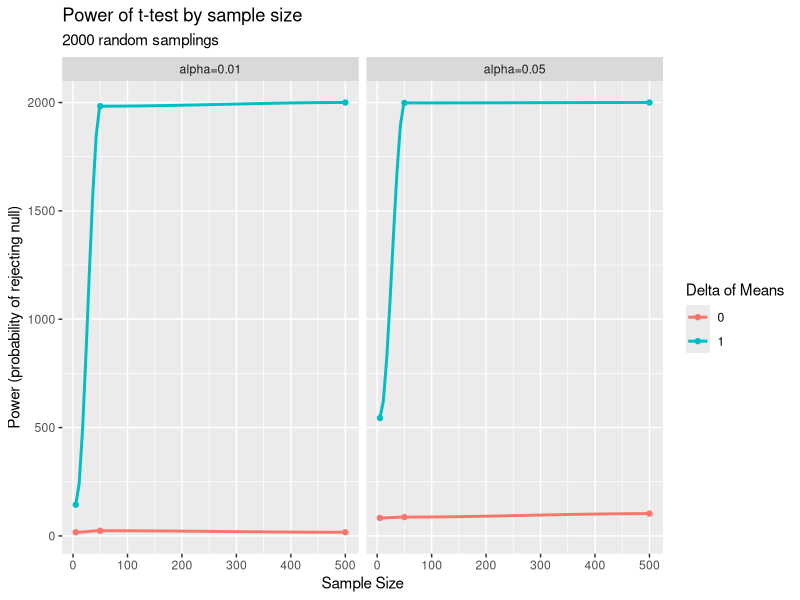
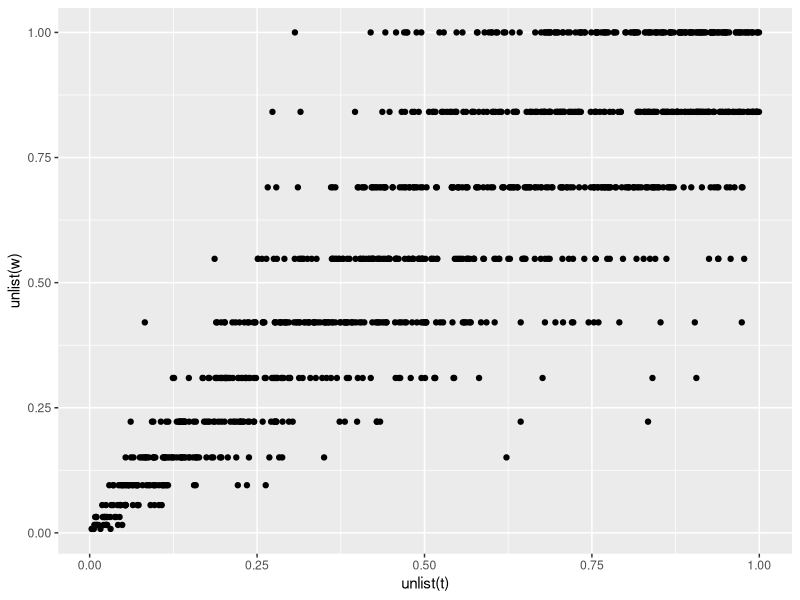
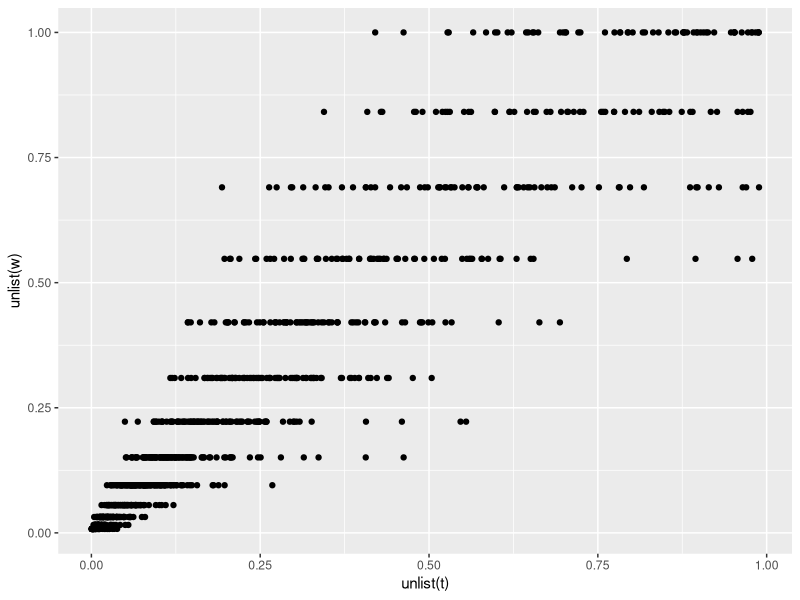

These charts were generated, in order, by the following R code:
## ---- chunk 1
knitr::opts_chunk$set(echo = TRUE)

library(ggplot2)
## ---- chunk 2
individual = c(1,2,3,4,5,6,7,8,9,10)
baseline = c(-0.24, 0.25, 1.12, -0.06, 0.46, 0.17, 0.02, 1.10, 0.55, 0.98)
stimulated = c(1.74, 2.1, 1.65, 2.65, 3.11, 2.31, 1.87, 3.21, 2.19, 1.75)
stim_data = data.frame(individual, baseline, stimulated)
## ---- chunk 3
t.test(stim_data$baseline, mu = 0)
## ---- chunk 4
t.test(x=stim_data$baseline, y=stim_data$stimulated, paired=TRUE)
## ---- chunk 5
stim_data$diff = stim_data$stimulated - stim_data$baseline

stim_data
## ---- chunk 6
t.test(stim_data$diff, mu=0)
## ---- chunk 7
set.seed(1)

group_1 = rnorm(5)
group_2 = rnorm(5)

group_1
group_2
## ---- chunk 8
t.test(x=group_1, y=group_2)

## ---- chunk 9
set.seed(1)

random_5 = function() {
  t.test(x=rnorm(5),y=rnorm(5))$p.value
}

pvalues_5 = replicate(2000, random_5())
## ---- chunk 10

rej_5.05 = sum(pvalues_5 < 0.05)

rej_5.05
## ---- chunk 11

rej_5.01 = sum(pvalues_5 < 0.01)

rej_5.01

## ---- chunk 12
set.seed(1)

random_50 = function() {
  t.test(x=rnorm(50),y=rnorm(50))$p.value
}

pvalues_50 = replicate(2000, random_50())
## ---- chunk 13

rej_50.05 = sum(pvalues_50 < 0.05)

rej_50.05
## ---- chunk 14

rej_50.01 = sum(pvalues_50 < 0.01)

rej_50.01
## ---- chunk 15
set.seed(1)

random_500 = function() {
  t.test(x=rnorm(500),y=rnorm(500))$p.value
}

pvalues_500 = replicate(2000, random_500())

rej_500.05 = sum(pvalues_500 < 0.05)
rej_500.05

rej_500.01 = sum(pvalues_500 < 0.01)
rej_500.01
## ---- chunk 16
set.seed(1)

random_5_twopops = function() {
  t.test(x=rnorm(5),y=rnorm(5, mean=1))$p.value
}

pvalues_5_twopops = replicate(2000, random_5_twopops())

rej_5_twopops.05 = sum(pvalues_5_twopops < 0.05)
rej_5_twopops.05

rej_5_twopops.01 = sum(pvalues_5_twopops < 0.01)
rej_5_twopops.01
## ---- chunk 17
set.seed(1)

random_50_twopops = function() {
  t.test(x=rnorm(50),y=rnorm(50, mean = 1))$p.value
}

pvalues_50_twopops = replicate(2000, random_50_twopops())

rej_50_twopops.05 = sum(pvalues_50_twopops < 0.05)
rej_50_twopops.05

rej_50_twopops.01 = sum(pvalues_50_twopops < 0.01)
rej_50_twopops.01

random_500_twopops = function() {
  t.test(x=rnorm(500),y=rnorm(500, mean = 1))$p.value
}

pvalues_500_twopops = replicate(2000, random_500_twopops())

rej_500_twopops.05 = sum(pvalues_500_twopops < 0.05)
rej_500_twopops.05

rej_500_twopops.01 = sum(pvalues_500_twopops < 0.01)
rej_500_twopops.01
## ---- chunk 18
delta_mean = c('0',0,0,0,0,0,1,1,1,1,1,1)
alpha = c('alpha=0.05','alpha=0.01','alpha=0.05','alpha=0.01','alpha=0.05','alpha=0.01','alpha=0.05','alpha=0.01','alpha=0.05','alpha=0.01','alpha=0.05','alpha=0.01')
sample_size = c(5,5,50,50,500,500,5,5,50,50,500,500)
prob_rej = c(rej_5.05, rej_5.01, rej_50.05, rej_50.01, rej_500.05, rej_500.01, rej_5_twopops.05, rej_5_twopops.01, rej_50_twopops.05, rej_50_twopops.01, rej_500_twopops.05,rej_500_twopops.01)

power_data = data.frame(delta_mean, alpha, sample_size, prob_rej)

power_data
## ---- chunk 19
g = ggplot(power_data, aes(x=sample_size, y=prob_rej)) +
  geom_point(aes(col=delta_mean)) +
  geom_smooth(method='loess', aes(col=delta_mean), se=FALSE)

g_facet = g + facet_wrap( ~ alpha) +
   labs(title="Power of t-test by sample size", subtitle='2000 random samplings', y="Power (probability of rejecting null)", x="Sample Size", color='Delta of Means')
   
suppressWarnings(plot(g_facet))
## ---- chunk 20
year = c(2009:2021)
donated = c(35,42,39,37,38,35,32,19,22,20,17,34,28)
total_parents = c(51,56,70,60,53,54,53,27,31,30,32,34,32)
school_data = data.frame(year, donated, total_parents)
school_data$no_donate = total_parents-donated

school_data
## ---- chunk 21
library(dplyr)

chisq.test(select(school_data, donated, no_donate))

## ---- chunk 22
group = c('old','young')

donated.lumped = c(sum(school_data$donated[1:7]), sum(school_data$donated[8:13]))

no_donate.lumped = c(sum(school_data$no_donate[1:7]), sum(school_data$no_donate[8:13]))

school.lumped = data.frame(group, donated.lumped, no_donate.lumped)

school.lumped

chi.school.lumped = chisq.test(select(school.lumped, donated.lumped, no_donate.lumped))

chi.school.lumped

chi.school.lumped$residuals
## ---- chunk 23
set.seed(100)

group_1 = rnorm(5)
group_2 = rnorm(5)

group_1
group_2
## ---- chunk 24

t.test(group_1,group_2)

p.t = t.test(group_1,group_2)$p.value

## ---- chunk 25

wilcox.test(group_1,group_2)

p.w = wilcox.test(group_1,group_2)$p.value

## ---- chunk 26
set.seed(100)

big.matrix.1 = replicate(1000, rnorm(5))
big.matrix.2 = replicate(1000, rnorm(5))

t_x = function(abc) {
  t.test(x = big.matrix.1[,abc], y = big.matrix.2[,abc])$p.value
}

p_vals.t = lapply(1:1000, t_x)

w_x = function(def) {
  wilcox.test(x = big.matrix.1[,def], y = big.matrix.2[,def])$p.value
}

p_vals.w = lapply(1:1000, w_x)

p_vals = data.frame(t=as.matrix(p_vals.t), w=as.matrix(p_vals.w))

ggplot(p_vals, aes(x=unlist(t),y=unlist(w))) + geom_point()
## ---- chunk 27
p_vals.tl = p_vals$t < 0.05
sum(p_vals.tl)

p_vals.wl = p_vals.w < 0.05
sum(p_vals.wl)
## ---- chunk 28
set.seed(10)

group_1 = rnorm(5, mean=0)
group_2 = rnorm(5, mean=1)

group_1
group_2
## ---- chunk 29
t.test(group_1, group_2)

wilcox.test(group_1, group_2)

## ---- chunk 30
set.seed(3)

big.matrix.1 = replicate(1000, rnorm(5, mean = 0))
big.matrix.2 = replicate(1000, rnorm(5, mean = 1))

t_x = function(abc) {
  t.test(x = big.matrix.1[,abc], y = big.matrix.2[,abc])$p.value
}

p_vals.t = lapply(1:1000, t_x)

w_x = function(def) {
  wilcox.test(x = big.matrix.1[,def], y = big.matrix.2[,def])$p.value
}

p_vals.w = lapply(1:1000, w_x)

p_vals = data.frame(t=as.matrix(p_vals.t), w=as.matrix(p_vals.w))

ggplot(p_vals, aes(x=unlist(t),y=unlist(w))) + geom_point()

p_vals.tl = p_vals$t < 0.05
sum(p_vals.tl)

p_vals.wl = p_vals.w < 0.05
sum(p_vals.wl)

## ---- chunk 31
set.seed(3)

big_test = function(s, m) {
  big.matrix.1 = replicate(1000, rnorm(s, mean = 0))
  big.matrix.2 = replicate(1000, rnorm(s, mean = m))
  
  t_x = function(abc) {
    t.test(x = big.matrix.1[,abc], y = big.matrix.2[,abc])$p.value
  }
  
  p_vals.t = lapply(1:1000, t_x)
  
  w_x = function(def) {
    wilcox.test(x = big.matrix.1[,def], y = big.matrix.2[,def])$p.value
  }
  
  p_vals.w = lapply(1:1000, w_x)
  
  p_vals = data.frame(t=as.matrix(p_vals.t), w=as.matrix(p_vals.w))
  
  p_vals.tl = p_vals$t < 0.05
  p_vals.tls = sum(p_vals.tl)
  
  p_vals.wl = p_vals.w < 0.05
  p_vals.wls = sum(p_vals.wl)
  
  return(c(p_vals.tls, p_vals.wls))
}

big_test(5, 0)
big_test(50, 0)

big_test(5, 1)
big_test(50, 1)

big_test(5, 5)
big_test(50, 5)

## ---- chunk 32
set.seed(10)

group_1 = rnorm(5, sd=1)
group_2 = rnorm(5, sd=3)

group_1
group_2

t.test(group_1, group_2, var.equal=FALSE)

t.test(group_1, group_2, var.equal=TRUE)

wilcox.test(group_1, group_2)
## ---- chunk 33
set.seed(320)

big.matrix.1 = replicate(1000, rnorm(5, sd = 1))
big.matrix.2 = replicate(1000, rnorm(5, sd = 3))

t_x = function(abc) {
  t.test(x = big.matrix.1[,abc], y = big.matrix.2[,abc], var.equal=FALSE)$p.value
}

p_vals.t = lapply(1:1000, t_x)

w_x = function(def) {
  wilcox.test(x = big.matrix.1[,def], y = big.matrix.2[,def])$p.value
}

p_vals.w = lapply(1:1000, w_x)

p_vals = data.frame(t=as.matrix(p_vals.t), w=as.matrix(p_vals.w))

p_vals.tl = p_vals$t < 0.05
sum(p_vals.tl)

p_vals.wl = p_vals.w < 0.05
sum(p_vals.wl)

print('Example p-values, unequal variance:')
p_vals.t[1:5]

## ---- chunk 34
t_x_t = function(abc) {
  t.test(x = big.matrix.1[,abc], y = big.matrix.2[,abc], var.equal=TRUE)$p.value
}

p_vals.t = lapply(1:1000, t_x_t)

p_vals.tl = p_vals$t < 0.05
sum(p_vals.tl)

print('Example p-values, equal variance assumed:')
p_vals.t[1:5]
## ---- chunk 35
diy.wilcox = function(a, b) {
  value = c(a, b)
  group = c(rep('a', length(a)), rep('b', length(b)))
  rnk = rank(value)
  
  results = data.frame(value, group, rnk)
  
  x_group = results[which(group=='a'), ]
  tx = sum(x_group$rnk)
  
  return(tx)
  
}

diy.wilcox(c(220,310,12,13),c(1030,230,20))

## ---- chunk 36
diy.wilcox = function(a, b, f) {
  value = c(a, b)
  group = c(rep('a', length(a)), rep('b', length(b)))
  rnk = rank(value)
  
  results = data.frame(value, group, rnk)
  
  x_group = results[which(group=='a'), ]
  tx = sum(x_group$rnk)
  
  center = (length(a)*(length(a) + length(b) + 1))/2 # Formulas from reference (https://www.stat.auckland.ac.nz/~wild/ChanceEnc/Ch10.wilcoxon.pdf)
  
  var = sqrt((length(a)*length(b)*(length(a) + length(b) + 1))/12) # Formulas from reference
  
  z = (tx-center)/var
  
  p = 2 * pnorm(z)
  
  if(f == 't') {return(tx)}
  
  if(f == 'p') {return(p)}
  
}

diy.wilcox(c(1,2,3,4,5),c(100,200,300,400,500),'p')

wilcox.test(c(1,2,3,4,5),c(100,200,300,400,500))

